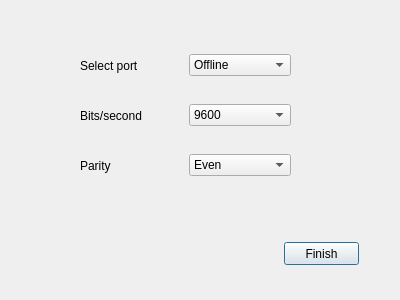
<?xml version="1.0" encoding="UTF-8"?>
<ui version="4.0">
 <class>SettingWindow</class>
 <widget class="QDialog" name="SettingWindow">
  <property name="geometry">
   <rect>
    <x>0</x>
    <y>0</y>
    <width>400</width>
    <height>300</height>
   </rect>
  </property>
  <property name="sizePolicy">
   <sizepolicy hsizetype="Fixed" vsizetype="Fixed">
    <horstretch>0</horstretch>
    <verstretch>0</verstretch>
   </sizepolicy>
  </property>
  <property name="windowTitle">
   <string>Configuration</string>
  </property>
  <property name="windowOpacity">
   <double>1.000000000000000</double>
  </property>
  <widget class="QPushButton" name="finishButton">
   <property name="geometry">
    <rect>
     <x>284</x>
     <y>242</y>
     <width>75</width>
     <height>23</height>
    </rect>
   </property>
   <property name="text">
    <string>Finish</string>
   </property>
  </widget>
  <widget class="QWidget" name="layoutWidget">
   <property name="geometry">
    <rect>
     <x>80</x>
     <y>50</y>
     <width>211</width>
     <height>31</height>
    </rect>
   </property>
   <layout class="QHBoxLayout" name="portLayout">
    <item>
     <widget class="QLabel" name="port">
      <property name="text">
       <string>Select port</string>
      </property>
     </widget>
    </item>
    <item>
     <widget class="QComboBox" name="portBox">
      <item>
       <property name="text">
        <string>Offline</string>
       </property>
      </item>
     </widget>
    </item>
   </layout>
  </widget>
  <widget class="QWidget" name="layoutWidget">
   <property name="geometry">
    <rect>
     <x>80</x>
     <y>100</y>
     <width>211</width>
     <height>31</height>
    </rect>
   </property>
   <layout class="QHBoxLayout" name="speedLayout">
    <item>
     <widget class="QLabel" name="speed">
      <property name="text">
       <string>Bits/second</string>
      </property>
     </widget>
    </item>
    <item>
     <widget class="QComboBox" name="speedBox">
      <item>
       <property name="text">
        <string>9600</string>
       </property>
      </item>
      <item>
       <property name="text">
        <string>75</string>
       </property>
      </item>
      <item>
       <property name="text">
        <string>110</string>
       </property>
      </item>
      <item>
       <property name="text">
        <string>134</string>
       </property>
      </item>
      <item>
       <property name="text">
        <string>150</string>
       </property>
      </item>
      <item>
       <property name="text">
        <string>300</string>
       </property>
      </item>
      <item>
       <property name="text">
        <string>600</string>
       </property>
      </item>
      <item>
       <property name="text">
        <string>1200</string>
       </property>
      </item>
      <item>
       <property name="text">
        <string>1800</string>
       </property>
      </item>
      <item>
       <property name="text">
        <string>2400</string>
       </property>
      </item>
      <item>
       <property name="text">
        <string>4800</string>
       </property>
      </item>
      <item>
       <property name="text">
        <string>7200</string>
       </property>
      </item>
      <item>
       <property name="text">
        <string>14400</string>
       </property>
      </item>
      <item>
       <property name="text">
        <string>19200</string>
       </property>
      </item>
      <item>
       <property name="text">
        <string>38400</string>
       </property>
      </item>
      <item>
       <property name="text">
        <string>57600</string>
       </property>
      </item>
      <item>
       <property name="text">
        <string>115200</string>
       </property>
      </item>
      <item>
       <property name="text">
        <string>128000</string>
       </property>
      </item>
     </widget>
    </item>
   </layout>
  </widget>
  <widget class="QWidget" name="layoutWidget">
   <property name="geometry">
    <rect>
     <x>80</x>
     <y>150</y>
     <width>211</width>
     <height>31</height>
    </rect>
   </property>
   <layout class="QHBoxLayout" name="horizontalLayout_3">
    <item>
     <widget class="QLabel" name="parity">
      <property name="text">
       <string>Parity</string>
      </property>
     </widget>
    </item>
    <item>
     <widget class="QComboBox" name="parityBox">
      <item>
       <property name="text">
        <string>Even</string>
       </property>
      </item>
      <item>
       <property name="text">
        <string>Odd</string>
       </property>
      </item>
      <item>
       <property name="text">
        <string>Nothing</string>
       </property>
      </item>
     </widget>
    </item>
   </layout>
  </widget>
 </widget>
 <resources/>
 <connections/>
</ui>
